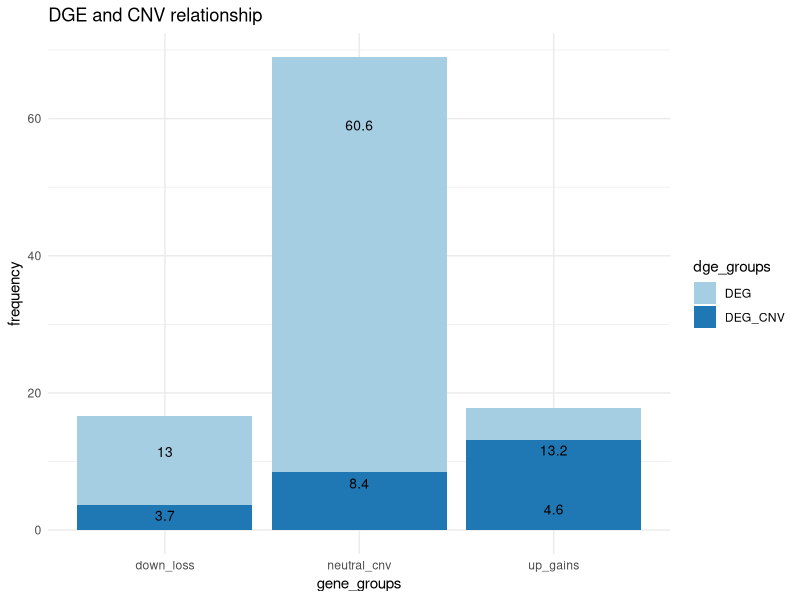

Write the R code that produced this figure. (Note: this script raises an error after producing the figure.)
### Plots ###

library(ggplot2)
library(ggpubr)
library(tidyverse)

### Making barplot ###
#row.names(cnv) <- 1:nrow(cnv) cnv[1:3]
#cvn$GeneID <- rownames(cvn)
df <- data.frame(dge_groups=rep(c("DEG", "DEG_CNV"), each=3),
                 gene_groups=rep(c("up_gains", "down_loss", "neutral_cnv"),2),
                 frequency=c(4.6, 13.0, 60.6, 13.2, 3.7, 8.4))

plot <- ggplot(data=df, aes(x=gene_groups, y=frequency, fill=dge_groups)) +
  geom_bar(stat="identity")+
  geom_text(aes(y=frequency, label=frequency), vjust=1.6, 
            color="black", size=3.5)+
  labs(title="DGE and CNV relationship")+
  scale_fill_brewer(palette="Paired")+
  theme_minimal()


#preparing data for boxplot
rna_zscore_tumor <- rna_zscore_tumor %>% mutate(sample_type = "Tumor")
rna_zscore_normal <- rna_zscore_normal %>% mutate(sample_type = "Normal")

plot_data_1 <- cbind(rna_zscore_normal, cnv)  
plot_data_1$cnv <- as.factor(plot_data_1$cnv)

plot_data_2 <- cbind(rna_zscore_tumor, cnv) 
plot_data_2$cnv <- as.factor(plot_data_2$cnv)
plot_data <- rbind(plot_data_1, plot_data_2)


### Boxplot ###

# Compute summary statistics
summary.stats <- plot_data_2 %>%
  group_by(cnv) %>%
  get_summary_stats() %>%
  select(cnv, n)
summary.stats <- summary.stats[c(1,3,5,7,9),]

summary.plot <- ggsummarytable(
  summary.stats, x = "cnv", y = c("n"),
  ggtheme = theme_bw()
)
summary.plot


#Create boxplot
# The palette with grey:
cbPalette <- c("#0072B2", "#D55E00", "#999999", "#E69F00", "#CC79A7", "#D55E00")

bxp1 <- ggplot(plot_data, aes(x = cnv, y = rna_mean, fill = cnv)) + 
  geom_boxplot(outlier.colour="black", outlier.shape=16, outlier.size=2, notch = TRUE)+
  labs(title="CNV patterns and mRNA expression (LUAD)",x="CNV group", y = "mRNA Z-score")+
  theme_classic()
bxp1 <- bxp + scale_fill_manual(values=cbPalette)+
  font("xy.text", size = 18, color = "black", face = "bold")+
  font("title", size = 18, color = "black", face = "bold.italic")+
  font("xlab", size = 16)+
  font("ylab", size = 16)
bxp1

#Comparison boxplot Tumor vs Normal
bxp2 <- ggplot(plot_data, aes(x = cnv, y = rna_mean, fill = sample_type)) + 
  geom_boxplot(position = position_dodge())+
  labs(title="CNV patterns and mRNA expression (LUAD)",x="CNV group", y = "mRNA Z-score")+
  #theme_classic()+
  facet_wrap(~sample_type, ncol=5)
bxp2

ggarrange(
  bxp, summary.plot, ncol = 1, align = "v",
  heights = c(0.80, 0.20)
)

---------------------------------------------------------------------------------
### Violin plot ###
---------------------------------------------------------------------------------
  
plot_1 <- ggplot(deg, aes(x = cnv, y = difference, fill = cnv))+
  geom_violin(trim=FALSE)+
  #geom_jitter(shape=10, position=position_jitter(0.1))+
  labs(title="Copy-number-informed DEG (n=7522)",x="CN group", y = "Effect size difference (log2)")+
  geom_hline(yintercept = 0, linetype='dashed', color='blue')+
  geom_boxplot(width=0.1)+
  theme_bw()+
  theme(legend.position="none")+
  font("xy.text", size = 12, color = "black")+
  font("xlab", size = 12)+
  font("ylab", size = 12)

plot_2 <- ggplot(genes_cnvReg, aes(x = cnv, y = difference, fill = cnv))+
  geom_violin(trim=FALSE)+
  #geom_jitter(shape=10, position=position_jitter(0.1))+
  labs(title="Copy-number regulated genes (n=1309)",x="CN group", y = "Effect size difference (log2)")+
  geom_hline(yintercept = 0, linetype='dashed', color='blue')+
  geom_boxplot(width=0.1)+
  theme_bw()+
  theme(legend.position="none")+
  font("xy.text", size = 12, color = "black")+
  font("xlab", size = 12)+
  font("ylab", size = 12)

grid.arrange(barplot, plot_1, plot_2, nrow = 1)

-----------------------------------------------------------------------
### Scatter plot ###
-----------------------------------------------------------------------  
scatterplot <- ggplot(res_allGenes, aes(x=cnv_mean, y=difference)) + 
  geom_point()+
  geom_smooth()+
  labs(title="CNV patterns and Effect size difference relationship ((|B1_2| - |B1_1|), (n = 27489 genes))",x="CNV mean", y = "Effect size difference")+
  theme_classic()+
  geom_hline(yintercept = 0, linetype='dashed', color='red')+
  geom_vline(xintercept = 2, linetype='dashed', color='blue')
scatterplot  

#Stacked Barplot
#sum(res_allGenes$gene_group == "other" & res_allGenes$cn_group == "Diploid")
data_barplot <- data.frame(
  gene_group = rep(c("DEG", "no_DEG", "not significant"), each = 4),
  cn_group = rep(c("cn_loss", "diploid", "cn_gain", "cn_amplificatin"), 3),
  number_of_genes = c(314, 3977, 3173, 58, 528, 7862, 4981, 46, 85, 1189, 860, 7)
)

data_barplot_geneDosage <- data.frame(
  gene_group = rep(c("super-dosage", "d-sensitive", "d-insensitive"), each = 6),
  cn_group = rep(c("0", "1", "2", "3", "4", "5"), 3),
  number_of_genes = c(8, 26, 30, 16, 33, 139, 0, 34, 544, 203, 204, 13, 1, 0, 1225, 483, 6, 2)
) 

barplot <- ggplot(data_barplot, aes(y = number_of_genes, x = gene_group, fill = cn_group))+
  geom_bar(stat = "identity")+
  labs(x='Gene group', y='Frequency', title='CN-informed Gene Expression, LUAD (n=23 080)')+
  scale_fill_brewer(palette="")+
  #geom_text(aes(gene_group, label = number_of_genes), size = 3, position=position_dodge2(width=0.5))+
  theme_bw()+
  #facet_wrap("cn_group")+
  guides(fill=guide_legend("CN group"))+
  font("xy.text", size = 12, color = "black")+
  font("xlab", size = 12)+
  font("ylab", size = 12)
barplot

-------------------------------------------------------------------------
### Volcano Plot ###
-------------------------------------------------------------------------  
library(gridExtra)
library(tidyverse)

# Add a column to the data frame to specify if they are UP- or DOWN- regulated (log2fc respectively positive or negative)
colnames(res3_nocnv)[3] <- "B1_1"
colnames(res4_cnv)[3] <- "B1_2"
res4$diffexpressed <- "NO"
res4$diffexpressed[res4$log2FoldChange >= 1.0 & res4$padj < 0.05] <- "UP"
res4$diffexpressed[res4$log2FoldChange < -1.0 & res4$padj < 0.05] <- "DOWN"

#Make simple graphics
p1 <- ggplot(data = res1, aes(x = log2FoldChange, y = -log10(padj), col = diffexpressed)) +
  geom_vline(xintercept = c(-1, 1), col = "darkgreen", linetype = 'dashed') +
  geom_hline(yintercept = -log10(0.05), col = "darkgreen", linetype = 'dashed') +
  geom_point(size = 1) +
  scale_color_manual(values = c("blue", "black", "red"))+
  scale_x_continuous(breaks = seq(-8, 8, 1))+
  labs(title="DESeq2: CN signal",x="effect size (log2)")+
  theme_bw()+
  theme(legend.position="none")+
  font("xy.text", size = 10, color = "black")+
  font("xlab", size = 10)+
  font("ylab", size = 10)+
  theme(plot.title=element_text(hjust=0.5, vjust=0.5))
p1

p2 <- ggplot(data = res2, aes(x = log2FoldChange, y = -log10(padj), col = diffexpressed)) +
  geom_vline(xintercept = c(-1, 1), col = "darkgreen", linetype = 'dashed') +
  geom_hline(yintercept = -log10(0.05), col = "darkgreen", linetype = 'dashed') +
  geom_point(size = 1) +
  scale_color_manual(values = c("black", "blue", "red"))+
  scale_x_continuous(breaks = seq(-8, 8, 1))+
  labs(title="DESeqCN: CN signal",x="effect size (log2)")+
  theme_bw()+
  theme(legend.position="none")+
  font("xy.text", size = 10, color = "black")+
  font("xlab", size = 10)+
  font("ylab", size = 10)+
  theme(plot.title=element_text(hjust=0.5, vjust=0.5))
p2

p3 <- ggplot(data = res3, aes(x = log2FoldChange, y = -log10(padj), col = diffexpressed)) +
  geom_vline(xintercept = c(-1, 1), col = "darkgreen", linetype = 'dashed') +
  geom_hline(yintercept = -log10(0.05), col = "darkgreen", linetype = 'dashed') +
  geom_point(size = 1) +
  scale_color_manual(values = c("blue", "black", "red"))+
  scale_x_continuous(breaks = seq(-10, 10, 2))+
  labs(title="DESeq2: mixed signals", x="effect size (log2)")+
  theme_bw()+
  theme(legend.position="none")+
  font("xy.text", size = 10, color = "black")+
  font("xlab", size = 10)+
  font("ylab", size = 10)+
  theme(plot.title=element_text(hjust=0.5, vjust=0.5))
p3

p4 <- ggplot(data = res4, aes(x = log2FoldChange, y = -log10(padj), col = diffexpressed)) +
  geom_vline(xintercept = c(-1, 1), col = "darkgreen", linetype = 'dashed') +
  geom_hline(yintercept = -log10(0.05), col = "darkgreen", linetype = 'dashed') +
  geom_point(size = 1) +
  scale_color_manual(values = c("blue", "black", "red"))+
  scale_x_continuous(breaks = seq(-8, 8, 1))+
  labs(title="DESeqCN: mixed signals", x="effect size (log2)")+
  theme_bw()+
  theme(legend.position="none")+
  font("xy.text", size = 10, color = "black")+
  font("xlab", size = 10)+
  font("ylab", size = 10)+
  theme(plot.title=element_text(hjust=0.5, vjust=0.5))
p4

res_nocnv <- stat_res_luad %>% select(B1_1, padj_1) %>% rename("padj" = "padj_1")
res_cnv <- stat_res_luad %>% select(B1_2, padj_2) %>% rename("padj" = "padj_2")
  
p5 <- ggplot(data = res_map_tum_norm, aes(x = B1_1, y = -log10(padj), col = diffexpressed)) +
  geom_vline(xintercept = c(-0.6, 0.6), col = "darkgreen", linetype = 'dashed') +
  geom_hline(yintercept = -log10(0.05), col = "darkgreen", linetype = 'dashed') +
  geom_point(size = 1) +
  scale_color_manual(values = c("blue", "black", "red"))+
  scale_x_continuous(breaks = seq(-14, 10, 4))+
  labs(x="effect size (log2)")+
  theme_bw()+
  theme(legend.position="none")+
  font("xy.text", size = 8, color = "black")+
  font("xlab", size = 8)+
  font("ylab", size = 8)
p5

#delete rows by name
res_nocnv <- res_nocnv[!(row.names(res_nocnv) %in% c("PYCR1")),]

p6 <- ggplot(data = res_cnv, aes(x = B1_2, y = -log10(padj), col = diffexpressed)) +
  geom_vline(xintercept = c(-0.6, 0.6), col = "darkgreen", linetype = 'dashed') +
  geom_hline(yintercept = -log10(0.05), col = "darkgreen", linetype = 'dashed') +
  geom_point(size = 1) +
  scale_color_manual(values = c("blue", "black", "red"))+
  scale_x_continuous(breaks = seq(-14, 10, 4))+
  labs(x="effect size (log2)")+
  theme_bw()+
  theme(legend.position="none")+
  font("xy.text", size = 8, color = "black")+
  font("xlab", size = 8)+
  font("ylab", size = 8)
p6

#Plots
gridExtra::grid.arrange(plot1, plot2, plot3, plot4, nrow = 2)
#grid.arrange(g2, arrangeGrob(g3, g4, ncol=2), nrow = 2)


-------------------------------------------------------------
### Histogram ###
-------------------------------------------------------------

plot2 <- ggplot(res2, aes(x=padj))+
  geom_histogram(color="darkblue", fill="lightblue", bins = 100)+
  geom_vline(xintercept = c(0.05), col = "red", linetype = 'dashed')+
  labs(title="DESeqCN : CN signal", x="FDR")+
  theme_bw()+
  theme(plot.title=element_text(hjust=0.5, vjust=0.5))
plot1
    
--------------------------------------------------------------
### Density plot ###
--------------------------------------------------------------  

ggplot(resFit_merged, aes(Difference)) +
  geom_histogram(bins = 1000) +
  xlim(-4,4) +
  labs(title="B1 difference") +
  theme_classic()

ggplot(resFit_plot,aes(x=B1, fill = Group)) + 
  geom_histogram(data=subset(resFit_plot,Group == 'B1_1'),alpha =0.6, bins = 1000) +
  geom_histogram(data=subset(resFit_plot,Group == 'B1_2'), alpha =0.6, bins = 1000) +
  xlim(-7,12) +
  labs(title="B1 parameters density (MAP) test 2") +
  theme(legend.position="bottom", legend.box = "horizontal") + 
  theme_classic()

#Scatter plot
# scatter NV vs DP
scatter_plot = ggplot(statRes_map_CNV, aes(x = cnv_mean, y = Log2FC)) +
  geom_point(aes(color = cnv_type), size = .8) +
  theme(legend.position = 'bottom') +
  labs(title = "CNV correcrtion") +
  geom_hline(yintercept=0, linetype="dashed", color = "black") +
  geom_hline(yintercept=1, linetype="dashed", color = "blue") +
  geom_hline(yintercept=-1, linetype="dashed", color = "blue") +
  geom_vline(xintercept = 1.8, color = "blue", size = 0.4) +
  geom_vline(xintercept = 2.5, color = "blue", size = 0.4) +
  geom_vline(xintercept = 4, color = "blue", size = 0.4) +
  theme_classic()
#facet_wrap(~FILTER) +
scatter_plot




